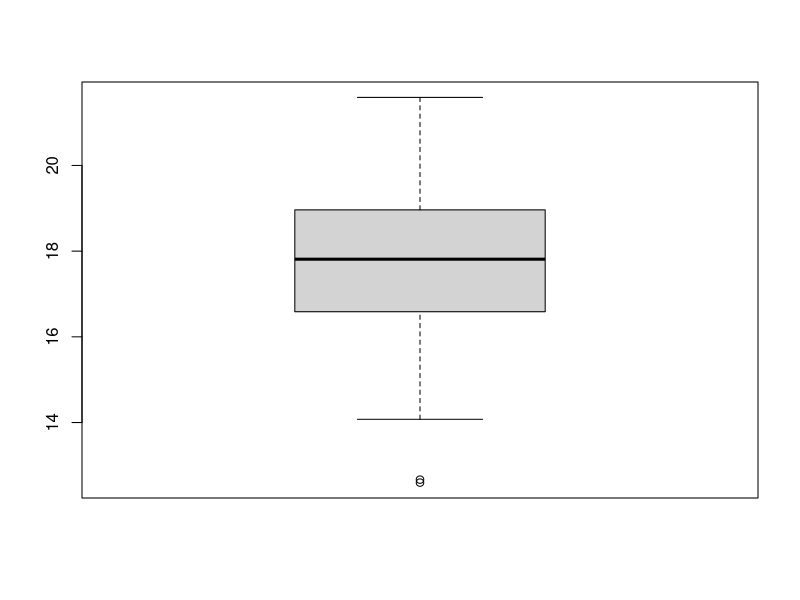
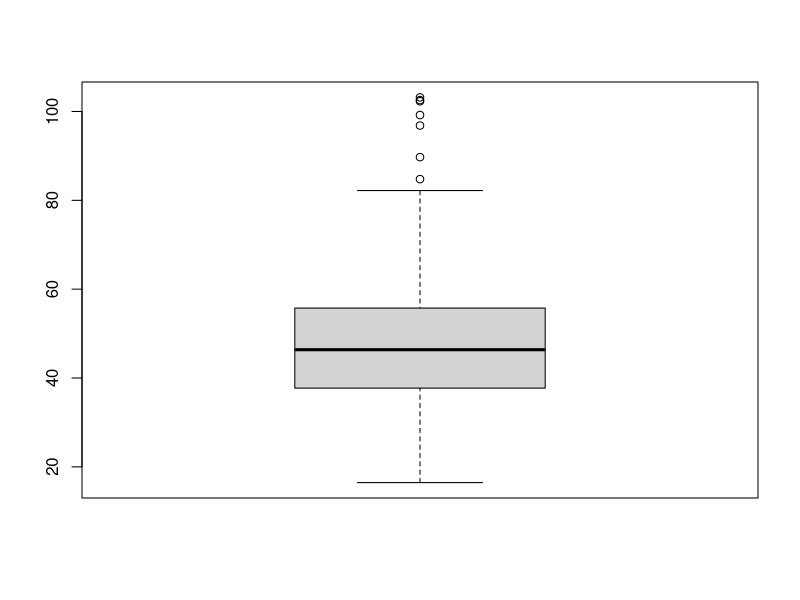
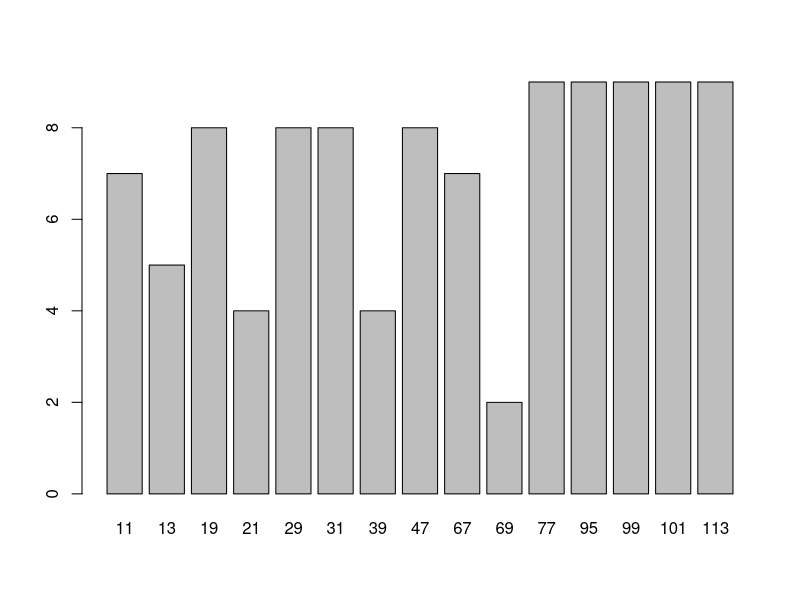
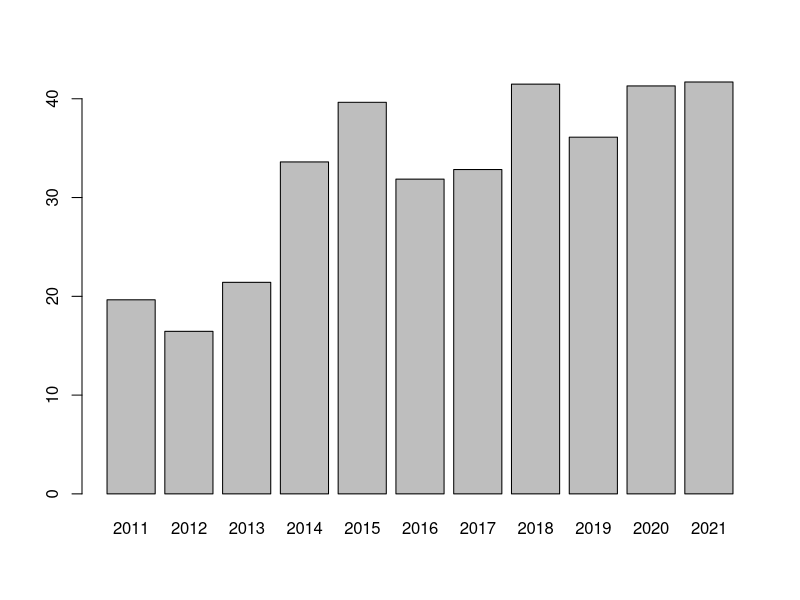

Write R code to recreate these figures, in order.
data <- read.csv('processed_data.csv')
boxplot(data$lstn_Jun)
boxplot(data$tomato_production.tonnes.acre.)
min(data$tomato_farmland_area.acres.)

pdata <- read.csv('processed_data_without_outliers.csv')
barplot(table(pdata$CA_county_ansi))
summary(pdata$tomato_production.tonnes.acre.)

library(rpart)
library(dplyr)
library(caTools)
library(party)
train_index <- sample(nrow(data), 0.7 * nrow(data))
train <- data[train_index, ]
test <- data[-train_index, ]

temp <- data[data$CA_county_ansi == 47, ]
barplot(temp$tomato_production.tonnes.acre., names.arg = 2011:2021)
